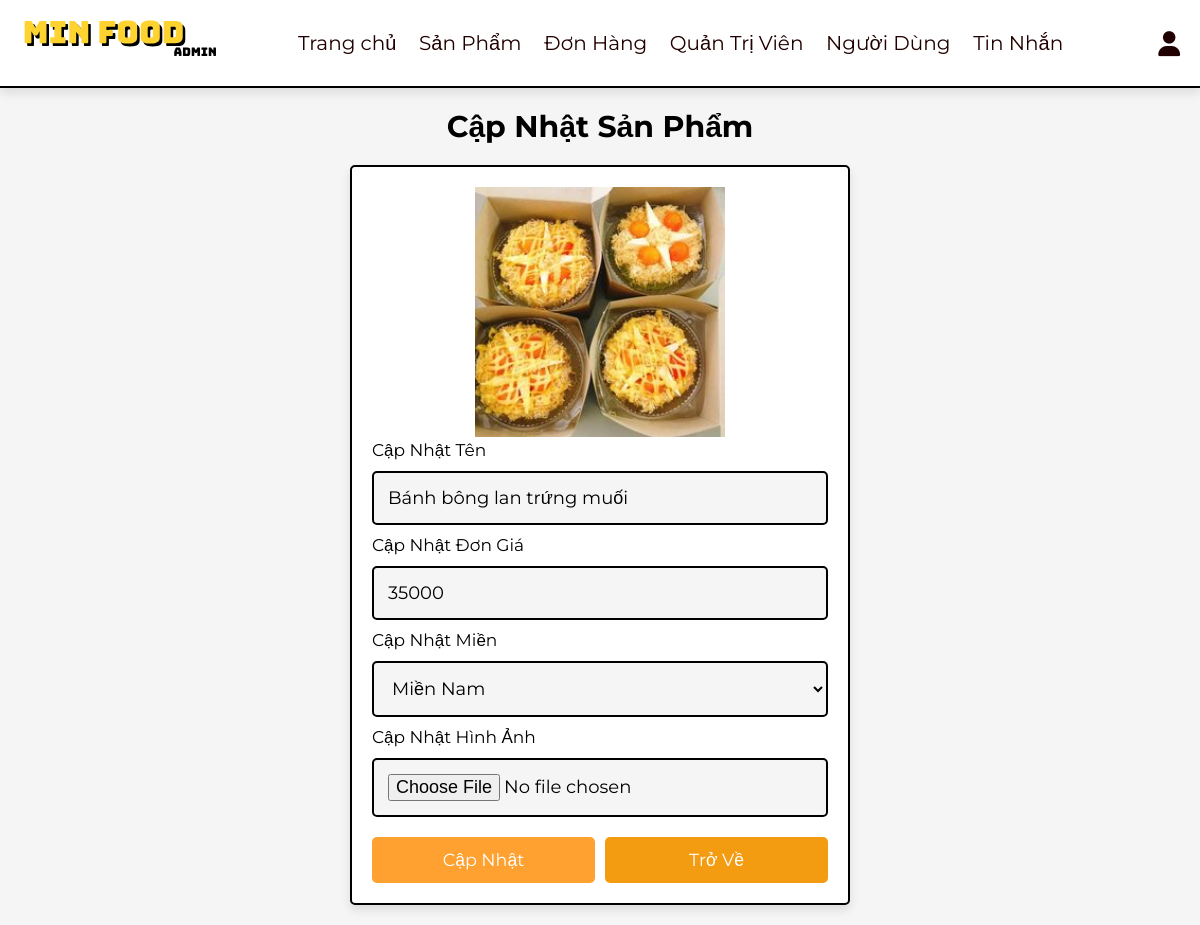
Page /admin/update_product.php?update=1 (signed in) on the committed database.
### tables this page shows
CREATE TABLE `products` (
  `id` int(100) NOT NULL,
  `name` varchar(100) NOT NULL,
  `category` varchar(100) NOT NULL,
  `price` int(10) NOT NULL,
  `image` varchar(100) NOT NULL
);

### admin/update_product.php (the view, shortened to what this page needs)
<?php
include '../components/connect.php';
?>
<!DOCTYPE html>
<html lang="en">
<head>
   <link rel="stylesheet" href="https://cdnjs.cloudflare.com/ajax/libs/font-awesome/6.1.1/css/all.min.css">
   <link rel="stylesheet" href="../css/admin_style.css">
</head>
<body>
<?php include '../components/admin_header.php' ?>
<section class="update-product">
   <h1 class="heading">Cập Nhật Sản Phẩm</h1>
   <?php
      $update_id = $_GET['update'];
      $show_products = $conn->prepare("SELECT * FROM `products` WHERE id = ?");
      $show_products->execute([$update_id]);
      if($show_products->rowCount() > 0){
         while($fetch_products = $show_products->fetch(PDO::FETCH_ASSOC)){
   ?>
   <form action="" method="POST" enctype="multipart/form-data">
      <img src="../uploaded_img/<?= $fetch_products['image']; ?>" alt="">
      <span>Cập Nhật Tên</span>
      <input type="text" required placeholder="enter product name" name="name" maxlength="100" class="box" value="<?= $fetch_products['name']; ?>">
      <span>Cập Nhật Đơn Giá</span>
      <input type="number" min="0" max="9999999999" required placeholder="enter product price" name="price" onkeypress="if(this.value.length == 10) return false;" class="box" value="<?= $fetch_products['price']; ?>">
      <span>Cập Nhật Miền</span>
      <select name="category" class="box" required>
         <option selected value="<?= $fetch_products['category']; ?>"><?= $fetch_products['category']; ?></option>
      </select>
      <span>Cập Nhật Hình Ảnh</span>
      <input type="file" name="image" class="box" accept="image/jpg, image/jpeg, image/png, image/webp">
      <div class="flex-btn">
         <input type="submit" value="Cập Nhật" class="btn" name="update">
         <a href="products.php" class="option-btn">Trở về</a>
      </div>
   </form>
   <?php
         }
      }else{
         echo '<p class="empty">Không có sản phẩm nào được thêm vào!</p>';
      }
   ?>
</section>
</body>
</html>

### css/admin_style.css (style rules this page uses)
:root { --main-color:#fea130; --red:#e74c3c; --orange:#f39c12; --black:#000000; --white:#fff; --light-bg:#f5f5f5; --light-color:#200000 ; --border:.2rem solid var(--black); --box-shadow:0 .5rem 1rem rgba(0,0,0,.1); }
* { font-family: 'Montserrat', sans-serif; margin:0; padding:0; box-sizing: border-box; text-decoration: none; outline: none; border:none; }
html { font-size: 62.5%; overflow-x: hidden; }
body { background-color: var(--light-bg); }
section { max-width: 1200px; margin:0 auto; padding:2rem; }
.btn, .delete-btn, .option-btn { display: block; margin-top: 1rem; border-radius: .5rem; cursor: pointer; width: 100%; font-size: 1.75rem; color:var(--white); padding:1.2rem 3rem; text-transform: capitalize; text-align: center; }
.btn { background-color: var(--main-color); }
.option-btn { background-color: var(--orange); }
.flex-btn { display: flex; gap:1rem; }
.heading { text-align: center; margin-bottom: 2rem; text-transform: capitalize; color:var(--black); font-size: 3rem; }
.update-product form { margin:0 auto; max-width: 50rem; background-color: var(--white); border-radius: .5rem; box-shadow: var(--box-shadow); border:var(--border); padding:2rem; }
.update-product form img { height: 25rem; width: 100%; object-fit: contain; }
.update-product form .box { background-color: var(--light-bg); border:var(--border); width: 100%; padding:1.4rem; font-size: 1.8rem; color:var(--black); border-radius: .5rem; margin: 1rem 0; }
.update-product form span { font-size: 1.7rem; color:var(--black); }

### rows in the picture
products: image (picture), name "Bánh bông lan trứng muối", price "35000", category "Miền Nam"
